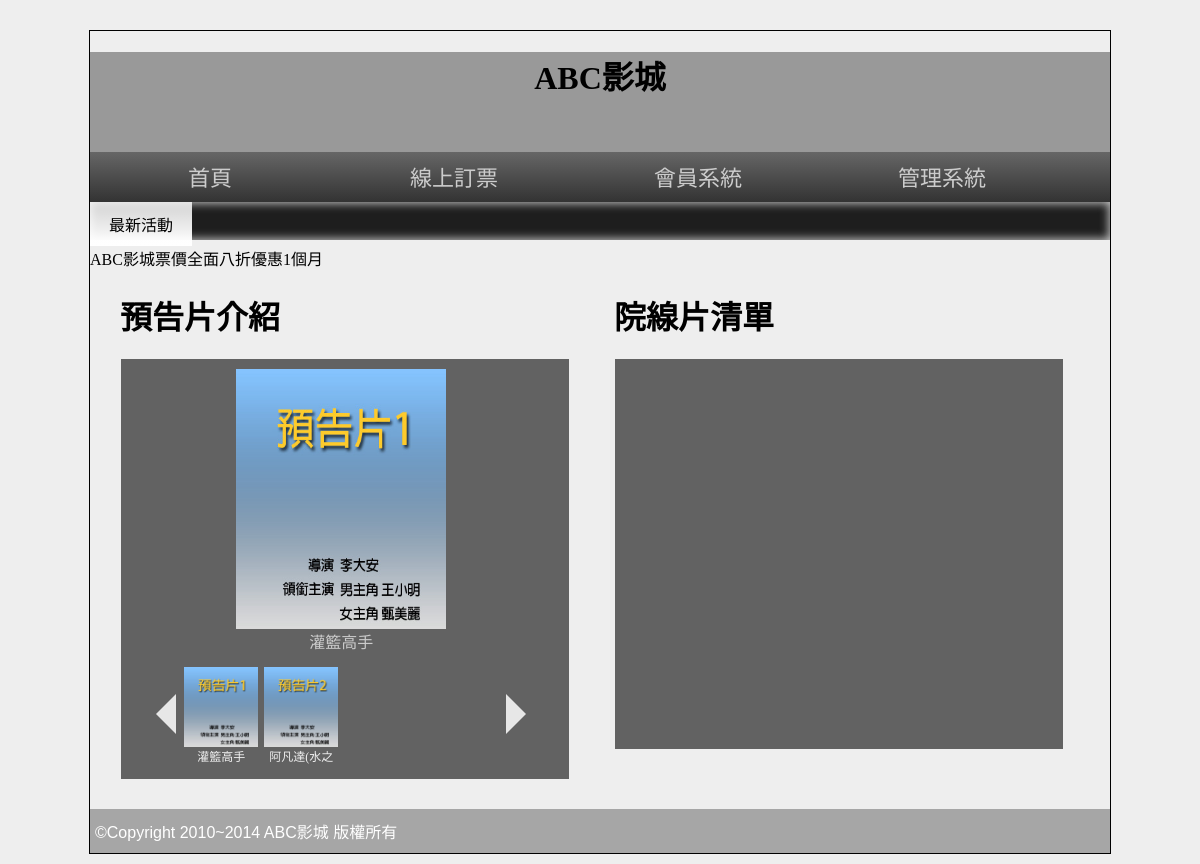
Before: / with the older database file.
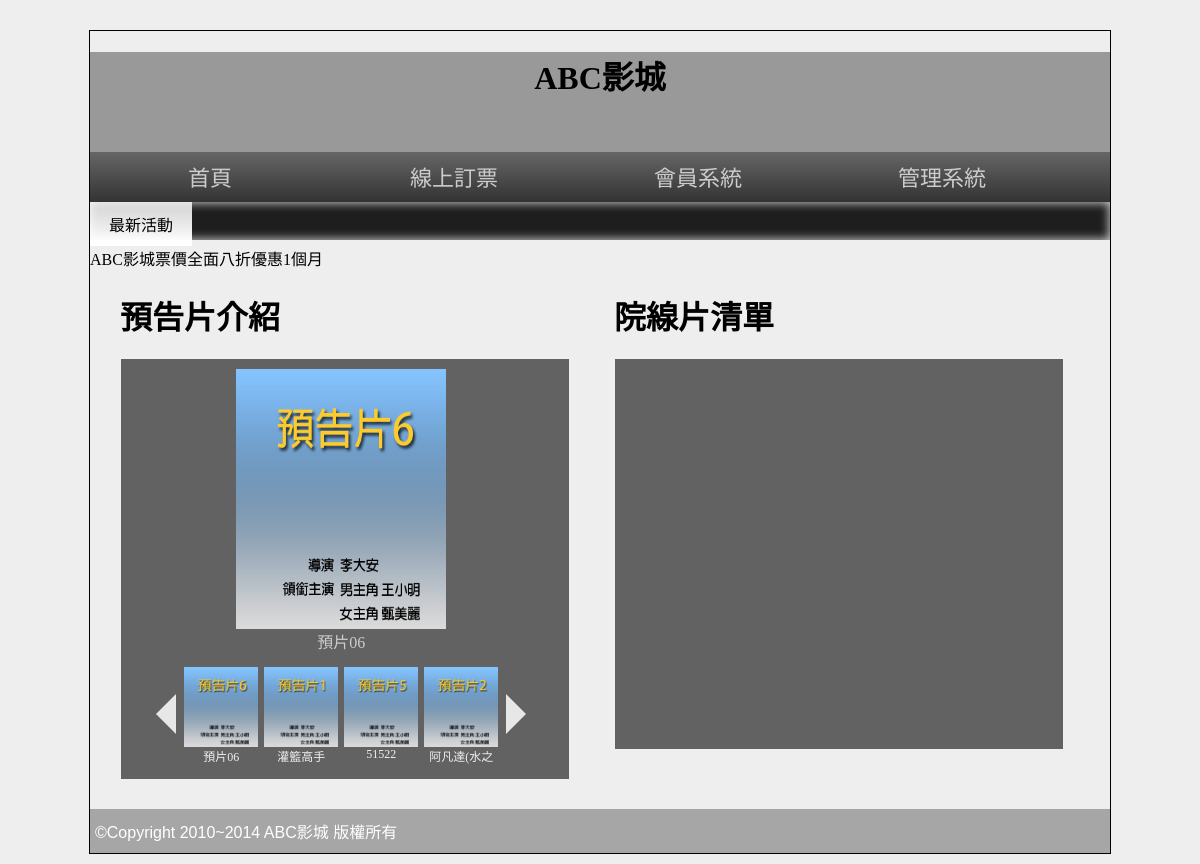
After: the same page with the newer database file.
### tables this page shows
CREATE TABLE `trailer` (
  `id` int(10) UNSIGNED NOT NULL,
  `name` text NOT NULL,
  `img` text NOT NULL,
  `sh` int(1) UNSIGNED NOT NULL,
  `rank` int(10) UNSIGNED NOT NULL,
  `ani` int(2) UNSIGNED NOT NULL
);

### api/base.php (called while the page is built, shortened)
<?php
$Trailer = new DB('trailer');
class DB
{
    protected $dsn = "mysql:host=localhost;charset=utf8;dbname=db30";
    protected $table;
    protected $pdo;
    public function __construct($table)
    {
        $this->table = $table;
        $this->pdo = new PDO($this->dsn, 'root', '');
    }
    protected function arrayToSqlArray($array)
    {
        foreach ($array as $key => $value) {
            $arr[] = "`$key`='$value'";
        }
        return $arr;
    }
    public function all(...$args)
    {
        $sql = " SELECT * FROM `$this->table` ";
        if (isset($args[0]) && is_array($args[0])) {
            $sql .= " WHERE " . join(" && ", $this->arrayToSqlArray($args[0]));
        } elseif (isset($args[0])) {
            $sql .= $args[0];
        }
        if (isset($args[1]) && is_array($args[1])) {
            $sql .= join(" && ", $this->arrayToSqlArray($args[1]));
        } elseif (isset($args[1])) {
            $sql .=  $args[1];
        }
        return $this->pdo->query($sql)->fetchAll(PDO::FETCH_ASSOC);
    }
}

### front/main.php (the view, shortened to what this page needs)
<div class="half" style="vertical-align:top;">
    <h1>預告片介紹</h1>
    <div class="rb tab" style="width:95%;">
        <div class="poster">
            <div class="lists">
                <?php
                $posters = $Trailer->all(['sh' => 1], " ORDER BY `rank` ");
                foreach ($posters as $poster) {
                ?>
                    <div class="pos" data-ani="<?= $poster['ani']; ?>">
                        <img class="pos-img" src="./upload/<?= $poster['img']; ?>" alt="">
                        <div><?= $poster['name']; ?></div>
                    </div>
                <?php
                }
                ?>
            </div>
            <div class="controls">
                <div class="left" onclick=""></div>
                <div class="btns">
                    <?php
                    foreach ($posters as $poster) {
                    ?>
                        <div class="btn">
                            <img class="btn-img" src="./upload/<?= $poster['img']; ?>" alt="">
                            <div class="btn-name"><?= $poster['name']; ?></div>
                        </div>
                    <?php
                    }
                    ?>
                </div>
                <div class="right" onclick=""></div>
            </div>
        </div>
    </div>
</div>
<div class="half">
    <h1>院線片清單</h1>
    <div class="rb tab" style="width:95%;">
        <div class="now-lists">
        </div>
    </div>
</div>

### index.php (shortened to what this page needs)
<?php
include_once "./api/base.php";
?>
<!DOCTYPE html PUBLIC "-//W3C//DTD XHTML 1.0 Transitional//EN" "http://www.w3.org/TR/xhtml1/DTD/xhtml1-transitional.dtd">
<html xmlns="http://www.w3.org/1999/xhtml">
<head>
  <link rel="stylesheet" href="./css/css.css">
  <link href="./css/css.css" rel="stylesheet" type="text/css">
  <link href="./css/s2.css" rel="stylesheet" type="text/css">
</head>
<body>
  <div id="main">
    <div id="top" class="ct" style=" background:#999 center; background-size:cover; " title="替代文字">
      <h1>ABC影城</h1>
    </div>
    <div id="top2">
      <a href="index.php">首頁</a>
      <a href="index.php?do=order">線上訂票</a>
      <a href="#">會員系統</a>
      <a href="back.php">管理系統</a>
    </div>
    <div id="text"> <span class="ct">最新活動</span>
      <marquee direction="right">
        ABC影城票價全面八折優惠1個月
      </marquee>
    </div>
    <div id="mm">
      <?php
      $do = $_GET['do'] ?? 'main';
      $file = "./front/" . $do . ".php";
      if (file_exists($file)) {
        include_once $file;
      } else {
        include_once "./front/main.php";
      }
      ?>
    </div>
    <div id="bo"> ©Copyright 2010~2014 ABC影城 版權所有 </div>
  </div>
</body>
</html>

### css/css.css (style rules this page uses)
body { background: #eee; font-family: 微軟正黑體; }
#main { width: 1022px; min-height: 766px; border: #000 1px solid; margin: 30px auto 10px auto; box-sizing: border-box; }
#top { display: block; height: 100px; }
#top2 { display: block; height: 50px; background: -webkit-linear-gradient(top, #666, #333); background: -ms-linear-gradient(top, #666, #333); background: -moz-linear-gradient(top, #666, #333); background: linear-gradient(top, #666, #333); }
#top2 a { display: inline-block; width: 200px; padding: 12px 20px 12px 20px; text-align: center; color: #ccc; text-decoration: none; font: normal 22px/26px Open Sans, '微軟正黑體'; transition: all ease-in .3s; }
#text { display: block; height: 38px; box-shadow: #CCC 0px 0px 10px 1px inset; background-color: #1e1e1e; }
#text span { width: 10%; display: inline-block; padding: 10px 0px 10px 0px; vertical-align: top; background: -ms-linear-gradient(top, rgba(255, 255, 255, 0.8), rgba(255, 255, 255, 1)); background: -webkit-linear-gradient(top, rgba(255, 255, 255, 0.8), rgba(255, 255, 255, 1)); background: -moz-linear-gradient(top, rgba(255, 255, 255, 0.8), rgba(255, 255, 255, 1)); background: linear-gradient(top, rgba(255, 255, 255, 0.8), rgba(255, 255, 255, 1)); }
#mm { padding: 10px; min-height: 494px; }
#bo { padding: 10px 5px 10px 5px; min-height: 20px; display: block; color: #FFF; font-family: Arial, Helvetica, sans-serif, '微軟正黑體'; font-weight: 500; background: rgba(0, 0, 0, 0.3); }
.ct { text-align: center; }
.half { width: 45%; display: inline-block; padding: 2%; }
.rb { background: rgba(39, 39, 39, 0.7); color: rgba(255, 255, 255, 0.9); }
.tab { width: 80%; display: block; margin-left: auto; margin-right: auto; min-height: 100px; padding: 10px; }
.now-lists { display: flex; height: 370px; flex-wrap: wrap; }
a { text-decoration: none; }
.poster { position: relative; width: 420px; height: 400px; }
.pos { position: absolute; display: none; text-align: center; left: calc((420px - 210px)/2); width: 210px; height: 280px; color: #ccc; }
.pos img { width: 100%; height: 260px; }
.controls { position: absolute; bottom: 0; display: flex; width: 420px; height: 110px; align-items: center; justify-content: space-evenly; margin: 10px auto 0 auto; }
.left, .right { border-top: 20px solid transparent; border-bottom: 20px solid transparent; cursor: pointer; }
.left { border-right: 20px solid #E7E7E7; border-left: 20px solid transparent; }
.right { border-left: 20px solid #E7E7E7; border-right: 20px solid transparent; }
.btns { display: flex; width: 320px; height: 100px; overflow: hidden; }
.btn { box-sizing: border-box; position: relative; width: 80px; font-size: 12px; text-align: center; flex-shrink: 0; padding: 3px; cursor: pointer; }
.btn img { width: 100%; height: 80px; }

Changed rows visible on the page:
no longer on one of the page's lists (row unchanged): trailer: name "灌籃高手"
added trailer: img (picture), name "預片06"
now on this page (row edited): trailer: img (picture), name "51522"
